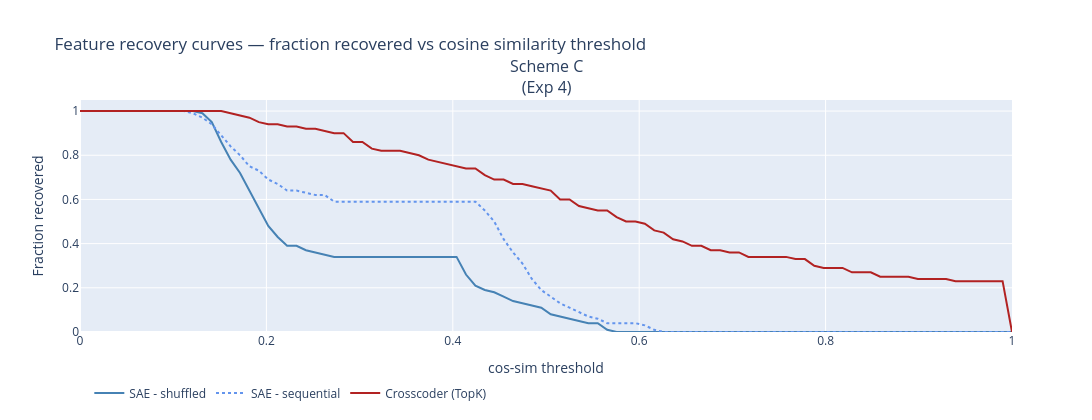

Source (notebook cell):
### Markdown cell above
---
## Summary — all experiments

We compare feature recovery across all four conditions using three metrics:
1. **Mean max cosine similarity** — averaged over true features.
2. **Recovery @ 0.9** — fraction of true features with a crosscoder latent aligned to ≥ 0.9 cosine similarity.
3. **Recovery @ 0.8** — same with a looser threshold.

### Code cell
# ── Summary table ──────────────────────────────────────────────────────────
print(f'\n{"Exp":<22} {"SAE-shuf AUC":>13} {"SAE-seq AUC":>12} {"XC AUC":>9} {"XC vs shuf":>11}')
print('-' * 72)
for r in ALL_RESULTS:
    label = r['label'].replace('\n', ' ')
    auc_s = r['sae_shuffled']['auc']
    auc_q = r['sae_sequential']['auc']
    auc_c = r['crosscoder']['auc']
    delta = auc_c - auc_s
    flag  = '  <- XC wins' if delta > 0.01 else ('  <- XC loses' if delta < -0.01 else '  ~')
    print(f'{label:<22} {auc_s:>13.4f} {auc_q:>12.4f} {auc_c:>9.4f} {delta:>+11.4f}{flag}')


# ── Recovery curves (final) ──────────────────────────────────────────────────
def recovery_curve(per_feature, thresholds):
    return np.array([(per_feature >= t).mean() for t in thresholds])

model_styles = {
    'sae_shuffled':   ('SAE - shuffled',    'steelblue',      'solid'),
    'sae_sequential': ('SAE - sequential',  'cornflowerblue', 'dot'),
    'crosscoder':     ('Crosscoder (TopK)', 'firebrick',      'solid'),
}

fig = make_subplots(
    rows=1, cols=len(ALL_RESULTS),
    subplot_titles=[r['label'].replace('\n', '<br>') for r in ALL_RESULTS],
    shared_yaxes=True,
)
for col, r in enumerate(ALL_RESULTS, start=1):
    for key, (name, color, dash) in model_styles.items():
        curve = recovery_curve(r[key]['per_feature'], THRESHOLDS)
        fig.add_trace(go.Scatter(
            x=THRESHOLDS, y=curve, name=name,
            line=dict(color=color, dash=dash, width=2),
            showlegend=(col == 1), legendgroup=key,
        ), row=1, col=col)

fig.update_layout(
    title='Feature recovery curves — fraction recovered vs cosine similarity threshold',
    height=420, width=1100,
    legend=dict(x=0.01, y=-0.2, orientation='h'),
)
fig.update_xaxes(title_text='cos-sim threshold', range=[0, 1])
fig.update_yaxes(title_text='Fraction recovered', range=[0, 1.05], col=1)
fig.show()

### Figure 1 — Plotly figure (JSON) as saved in the notebook; plotly's stock layout.template omitted (floating-point values rounded to 4 significant figures)
{"data": [{"legendgroup": "sae_shuffled", "line": {"color": "steelblue", "dash": "solid", "width": 2}, "name": "SAE - shuffled", "showlegend": true, "type": "scatter", "x": [0, 0.0101, 0.0202, 0.0303, 0.0404, 0.05051, 0.06061, 0.07071, 0.08081, 0.09091, 0.101, 0.1111, 0.1212, 0.1313, 0.1414, 0.1515, 0.1616, 0.1717, 0.1818, 0.1919, 0.202, 0.2121, 0.2222, 0.2323, 0.2424, 0.2525, 0.2626, 0.2727, 0.2828, 0.2929, 0.303, 0.3131, 0.3232, 0.3333, 0.3434, 0.3535, 0.3636, 0.3737, 0.3838, 0.3939, 0.404, 0.4141, 0.4242, 0.4343, 0.4444, 0.4545, 0.4646, 0.4747, 0.4848, 0.4949, 0.5051, 0.5152, 0.5253, 0.5354, 0.5455, 0.5556, 0.5657, 0.5758, 0.5859, 0.596, 0.6061, 0.6162, 0.6263, 0.6364, 0.6465, 0.6566, 0.6667, 0.6768, 0.6869, 0.697, 0.7071, 0.7172, 0.7273, 0.7374, 0.7475, 0.7576, 0.7677, 0.7778, 0.7879, 0.798, 0.8081, 0.8182, 0.8283, 0.8384, 0.8485, 0.8586, 0.8687, 0.8788, 0.8889, 0.899, 0.9091, 0.9192, 0.9293, 0.9394, 0.9495, 0.9596, 0.9697, 0.9798, 0.9899, 1], "xaxis": "x", "y": [1, 1, 1, 1, 1, 1, 1, 1, 1, 1, 1, 1, 1, 0.99, 0.95, 0.86, 0.78, 0.72, 0.64, 0.56, 0.48, 0.43, 0.39, 0.39, 0.37, 0.36, 0.35, 0.34, 0.34, 0.34, 0.34, 0.34, 0.34, 0.34, 0.34, 0.34, 0.34, 0.34, 0.34, 0.34, 0.34, 0.26, 0.21, 0.19, 0.18, 0.16, 0.14, 0.13, 0.12, 0.11, 0.08, 0.07, 0.06, 0.05, 0.04, 0.04, 0.01, 0, 0, 0, 0, 0, 0, 0, 0, 0, 0, 0, 0, 0, 0, 0, 0, 0, 0, 0, 0, 0, 0, 0, 0, 0, 0, 0, 0, 0, 0, 0, 0, 0, 0, 0, 0, 0, 0, 0, 0, 0, 0, 0], "yaxis": "y"}, {"legendgroup": "sae_sequential", "line": {"color": "cornflowerblue", "dash": "dot", "width": 2}, "name": "SAE - sequential", "showlegend": true, "type": "scatter", "x": [0, 0.0101, 0.0202, 0.0303, 0.0404, 0.05051, 0.06061, 0.07071, 0.08081, 0.09091, 0.101, 0.1111, 0.1212, 0.1313, 0.1414, 0.1515, 0.1616, 0.1717, 0.1818, 0.1919, 0.202, 0.2121, 0.2222, 0.2323, 0.2424, 0.2525, 0.2626, 0.2727, 0.2828, 0.2929, 0.303, 0.3131, 0.3232, 0.3333, 0.3434, 0.3535, 0.3636, 0.3737, 0.3838, 0.3939, 0.404, 0.4141, 0.4242, 0.4343, 0.4444, 0.4545, 0.4646, 0.4747, 0.4848, 0.4949, 0.5051, 0.5152, 0.5253, 0.5354, 0.5455, 0.5556, 0.5657, 0.5758, 0.5859, 0.596, 0.6061, 0.6162, 0.6263, 0.6364, 0.6465, 0.6566, 0.6667, 0.6768, 0.6869, 0.697, 0.7071, 0.7172, 0.7273, 0.7374, 0.7475, 0.7576, 0.7677, 0.7778, 0.7879, 0.798, 0.8081, 0.8182, 0.8283, 0.8384, 0.8485, 0.8586, 0.8687, 0.8788, 0.8889, 0.899, 0.9091, 0.9192, 0.9293, 0.9394, 0.9495, 0.9596, 0.9697, 0.9798, 0.9899, 1], "xaxis": "x", "y": [1, 1, 1, 1, 1, 1, 1, 1, 1, 1, 1, 1, 0.99, 0.97, 0.94, 0.89, 0.84, 0.8, 0.75, 0.73, 0.69, 0.67, 0.64, 0.64, 0.63, 0.62, 0.62, 0.59, 0.59, 0.59, 0.59, 0.59, 0.59, 0.59, 0.59, 0.59, 0.59, 0.59, 0.59, 0.59, 0.59, 0.59, 0.59, 0.55, 0.5, 0.42, 0.36, 0.31, 0.24, 0.19, 0.16, 0.13, 0.11, 0.09, 0.07, 0.06, 0.04, 0.04, 0.04, 0.04, 0.03, 0.01, 0, 0, 0, 0, 0, 0, 0, 0, 0, 0, 0, 0, 0, 0, 0, 0, 0, 0, 0, 0, 0, 0, 0, 0, 0, 0, 0, 0, 0, 0, 0, 0, 0, 0, 0, 0, 0, 0], "yaxis": "y"}, {"legendgroup": "crosscoder", "line": {"color": "firebrick", "dash": "solid", "width": 2}, "name": "Crosscoder (TopK)", "showlegend": true, "type": "scatter", "x": [0, 0.0101, 0.0202, 0.0303, 0.0404, 0.05051, 0.06061, 0.07071, 0.08081, 0.09091, 0.101, 0.1111, 0.1212, 0.1313, 0.1414, 0.1515, 0.1616, 0.1717, 0.1818, 0.1919, 0.202, 0.2121, 0.2222, 0.2323, 0.2424, 0.2525, 0.2626, 0.2727, 0.2828, 0.2929, 0.303, 0.3131, 0.3232, 0.3333, 0.3434, 0.3535, 0.3636, 0.3737, 0.3838, 0.3939, 0.404, 0.4141, 0.4242, 0.4343, 0.4444, 0.4545, 0.4646, 0.4747, 0.4848, 0.4949, 0.5051, 0.5152, 0.5253, 0.5354, 0.5455, 0.5556, 0.5657, 0.5758, 0.5859, 0.596, 0.6061, 0.6162, 0.6263, 0.6364, 0.6465, 0.6566, 0.6667, 0.6768, 0.6869, 0.697, 0.7071, 0.7172, 0.7273, 0.7374, 0.7475, 0.7576, 0.7677, 0.7778, 0.7879, 0.798, 0.8081, 0.8182, 0.8283, 0.8384, 0.8485, 0.8586, 0.8687, 0.8788, 0.8889, 0.899, 0.9091, 0.9192, 0.9293, 0.9394, 0.9495, 0.9596, 0.9697, 0.9798, 0.9899, 1], "xaxis": "x", "y": [1, 1, 1, 1, 1, 1, 1, 1, 1, 1, 1, 1, 1, 1, 1, 1, 0.99, 0.98, 0.97, 0.95, 0.94, 0.94, 0.93, 0.93, 0.92, 0.92, 0.91, 0.9, 0.9, 0.86, 0.86, 0.83, 0.82, 0.82, 0.82, 0.81, 0.8, 0.78, 0.77, 0.76, 0.75, 0.74, 0.74, 0.71, 0.69, 0.69, 0.67, 0.67, 0.66, 0.65, 0.64, 0.6, 0.6, 0.57, 0.56, 0.55, 0.55, 0.52, 0.5, 0.5, 0.49, 0.46, 0.45, 0.42, 0.41, 0.39, 0.39, 0.37, 0.37, 0.36, 0.36, 0.34, 0.34, 0.34, 0.34, 0.34, 0.33, 0.33, 0.3, 0.29, 0.29, 0.29, 0.27, 0.27, 0.27, 0.25, 0.25, 0.25, 0.25, 0.24, 0.24, 0.24, 0.24, 0.23, 0.23, 0.23, 0.23, 0.23, 0.23, 0], "yaxis": "y"}], "layout": {"annotations": [{"font": {"size": 16}, "showarrow": false, "text": "Scheme C<br>(Exp 4)", "x": 0.5, "xanchor": "center", "xref": "paper", "y": 1, "yanchor": "bottom", "yref": "paper"}], "height": 420, "legend": {"orientation": "h", "x": 0.01, "y": -0.2}, "title": {"text": "Feature recovery curves — fraction recovered vs cosine similarity threshold"}, "width": 1100, "xaxis": {"anchor": "y", "domain": [0, 1], "range": [0, 1], "title": {"text": "cos-sim threshold"}}, "yaxis": {"anchor": "x", "domain": [0, 1], "range": [0, 1.05], "title": {"text": "Fraction recovered"}}}}
